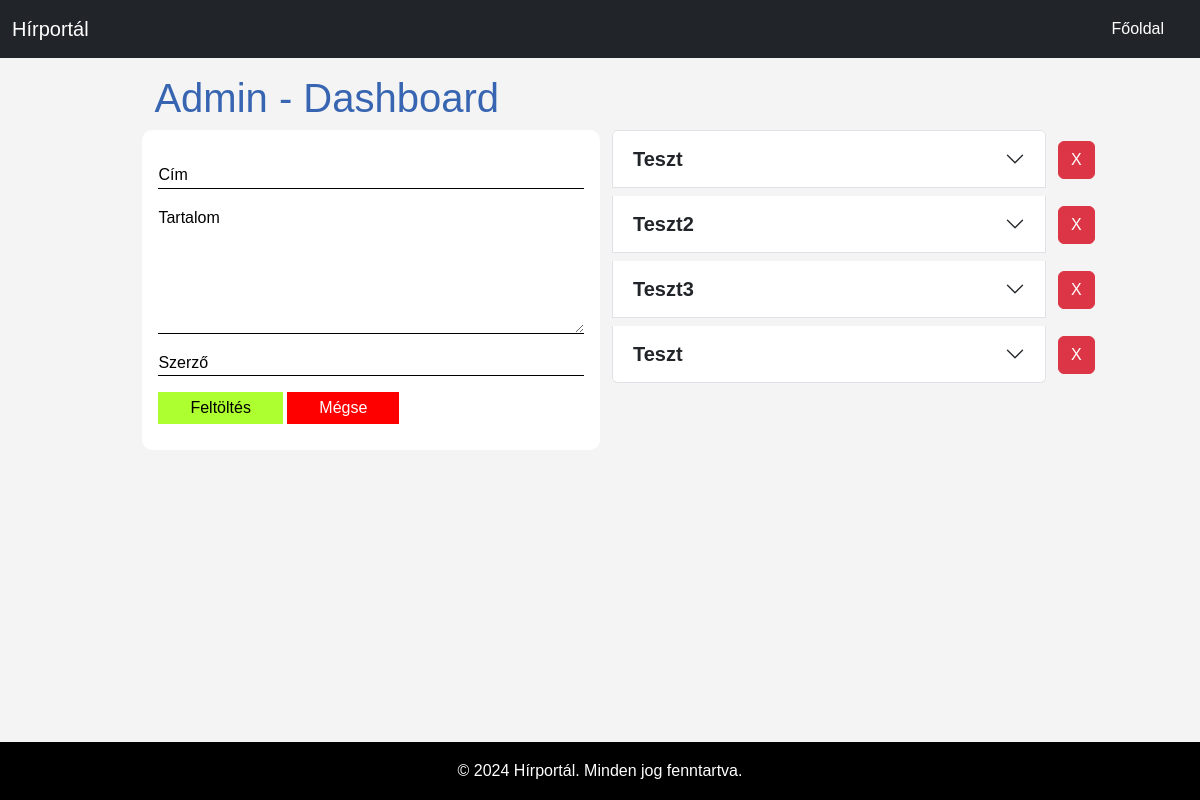
The page /admin on the database its author committed.
### models.py (models this page shows, shortened)
class Menus(db.Model):
    id = db.Column(db.Integer,primary_key=True)
    name = db.Column(db.String(255),nullable=False)
    url = db.Column(db.String(255),nullable=False)

class News(db.Model):
    id = db.Column(db.Integer,primary_key=True)
    title = db.Column(db.String(255),nullable=False)
    content = db.Column(db.Text,nullable=False)
    author = db.Column(db.String(255),nullable=False)
    timestamp = db.Column(db.DateTime, default=datetime.now())
    category = db.Column(db.Integer ,db.ForeignKey("categories.id"))

### scripts/routes.py (the view)
@app.route('/admin')
def list_news():
    news = News.query.all()
    urls = Menus.query.all()
    return render_template('admin.html',news=news,urls=urls)

### scripts/templates/admin.html (shortened to what this page needs)
{% include 'header.html' %}
    <div class="container-fluid">
        <div class="container">
            <h1>Admin - Dashboard</h1>
        </div>
    </div>
    <div class="container-fluid">
        <div class="container">
            <div class="row">
                <div class="col-12 col-lg-6 news-col">
                    <form id="newsform" action="{{url_for('add_news')}}" method='POST'>
                        <div class="form-group">
                            <input type="text" name="title" id="title" placeholder="Cím" required>
                        </div>
                        <div class="form-group">
                            <textarea name="content" id="content" placeholder="Tartalom" cols="5" rows="5" required></textarea>
                        </div>
                        <div class="form-group">
                            <input type="text" name="author" id="author" placeholder="Szerző" required>
                        </div>
                        <div class="button-block">
                            <input type="submit" value="Feltöltés" class="standard-btn send-btn">
                            <input type="button" value="Mégse" class="standard-btn cancel-btn">
                        </div>
                    </form>
                </div>
                <div class="col-12 col-lg-6">
                    <div class="accordion" id="accordionExample">
                       {% for new in news %}
                           <div class="accordion-item">
                           <h2 class="accordion-header">
                               <button class="accordion-button collapsed" type="button" data-bs-toggle="collapse" data-bs-target="#collapse_{{new.id}}" aria-expanded="false" aria-controls="collapse_{{new.id}}">
                               <div class="news-title">{{new.title}}</div>
                               </button>
                           </h2>
                           <form action="{{url_for('remove_news')}}" method="POST">
                                <input type="submit" class="btn btn-danger" value="X">
                            </form>
                           </div>
                       {% endfor %}
                    </div>
                </div>
            </div>
        </div>
    </div>
{% include 'footer.html' %}

### scripts/templates/header.html (shortened to what this page needs)
<!DOCTYPE html>
<html lang="en">
<head>
    <link href="https://cdn.jsdelivr.net/npm/bootstrap@5.3.0/dist/css/bootstrap.min.css" rel="stylesheet">
    <link href="{{url_for('static',filename='css/style.css')}}" rel="stylesheet">
</head>
<body>
  <nav class="navbar navbar-expand-lg bg-dark">
    <div class="container-fluid">
      <a class="navbar-brand" href="/">Hírportál</a>
      <div class="collapse navbar-collapse" id="navbarNav">
        <ul class="navbar-nav ms-auto">
          {% for menu in urls %}
            {% if menu.name == "Főoldal" %}
              <li class="nav-item">
                  <a class="nav-link" href="{{menu.url}}">{{menu.name}}</a>
              </li>
            {% endif %}
          {% endfor %}
        </ul>
      </div>
    </div>
  </nav>
  <main>

### scripts/static/css/style.css (style rules this page uses)
* { box-sizing: border-box; }
.form-group { display: flex; flex-direction: column; position: relative; margin-top: 1em; }
.news-col { border-radius: 10px; padding: 1em; height: 320px; background: #fff; }
input::placeholder,textarea::placeholder { opacity: 1; color: black; }
nav { background-color: #000; }
.navbar-brand,.nav-link { color: #fff; }
.nav-link { position: relative; }
.nav-link::before { content: ""; width: 0; height: 1px; background-color: #fff; position: absolute; bottom: 8px; right: 50%; visibility: hidden; }
.nav-link::after { content: ""; width: 0; height: 1px; background-color: #fff; position: absolute; bottom: 8px; left: 50%; visibility: hidden; }
.form-group input,.form-group textarea { width: 100%; background: transparent; border: none; border-bottom: 1px solid black; }
.button-block { margin-top: 1em; }
.standard-btn { padding: .2em 2em; border: none; }
.send-btn { background-color: greenyellow; }
.cancel-btn { background-color: red; color: white; }
.news-title::first-letter { text-transform: uppercase; }
.news-title { font-weight: bold; font-size: 20px; }
.navbar-nav { margin-left: auto !important; }
* { margin: 0; padding: 0; box-sizing: border-box; }
body { font-family: Arial, sans-serif; line-height: 1.6; background-color: #f4f4f4; color: #3865b2; display: flex; flex-direction: column; min-height: 100vh; }
.container { width: 80%; margin: 0 auto; }
nav ul { display: flex; justify-content: center; list-style: none; }
nav ul li { margin: 0 1rem; }
nav ul li a { color: #fff; text-decoration: none; }
main { padding: 1em; flex-grow: 1; }
.accordion form { width: fit-content; position: absolute; right: -50px; top: 10px; z-index: 2; }
.accordion-item { position: relative; margin-bottom: .5em; }
@media (min-width: 992px) { .navbar-expand-lg .navbar-nav { flex-direction: row-reverse; } }

### rows shown on the page
Menus: name "Főoldal"
News: title "Teszt"
News: title "teszt2"
News: title "teszt3"
News: title "Teszt"
